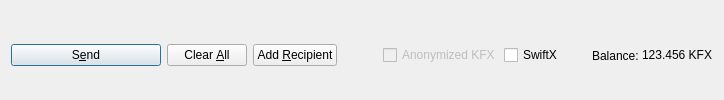
         <widget class="QFrame" name="frame_Send">
          <layout class="QHBoxLayout" name="horizontalLayout">
           <property name="bottomMargin">
            <number>0</number>
           </property>
           <item>
            <widget class="QPushButton" name="sendButton">
             <property name="minimumSize">
              <size>
               <width>150</width>
               <height>0</height>
              </size>
             </property>
             <property name="toolTip">
              <string>Confirm the send action</string>
             </property>
             <property name="text">
              <string>S&amp;end</string>
             </property>
             <property name="icon">
              <iconset resource="../kfx.qrc">
               <normaloff>:/icons/send</normaloff>:/icons/send</iconset>
             </property>
             <property name="autoDefault">
              <bool>false</bool>
             </property>
             <property name="default">
              <bool>true</bool>
             </property>
            </widget>
           </item>
           <item>
            <widget class="QPushButton" name="clearButton">
             <property name="sizePolicy">
              <sizepolicy hsizetype="Minimum" vsizetype="Fixed">
               <horstretch>0</horstretch>
               <verstretch>0</verstretch>
              </sizepolicy>
             </property>
             <property name="toolTip">
              <string>Clear all fields of the form.</string>
             </property>
             <property name="text">
              <string>Clear &amp;All</string>
             </property>
             <property name="icon">
              <iconset resource="../kfx.qrc">
               <normaloff>:/icons/remove</normaloff>:/icons/remove</iconset>
             </property>
             <property name="autoDefault">
              <bool>false</bool>
             </property>
            </widget>
           </item>
           <item>
            <widget class="QPushButton" name="addButton">
             <property name="toolTip">
              <string>Send to multiple recipients at once</string>
             </property>
             <property name="text">
              <string>Add &amp;Recipient</string>
             </property>
             <property name="icon">
              <iconset resource="../kfx.qrc">
               <normaloff>:/icons/add</normaloff>:/icons/add</iconset>
             </property>
             <property name="autoDefault">
              <bool>false</bool>
             </property>
            </widget>
           </item>
           <item>
            <spacer name="horizontalSpacer">
             <property name="orientation">
              <enum>Qt::Horizontal</enum>
             </property>
             <property name="sizeHint" stdset="0">
              <size>
               <width>40</width>
               <height>20</height>
              </size>
             </property>
            </spacer>
           </item>
           <item>
            <layout class="QHBoxLayout" name="horizontalLayout_2">
             <property name="spacing">
              <number>3</number>
             </property>
             <item>
              <widget class="QCheckBox" name="checkzKFX">
               <property name="enabled">
                <bool>false</bool>
               </property>
               <property name="text">
                <string>Anonymized KFX</string>
               </property>
              </widget>
             </item>
             <item>
              <widget class="QCheckBox" name="checkSwiftTX">
               <property name="enabled">
                <bool>true</bool>
               </property>
               <property name="minimumSize">
                <size>
                 <width>85</width>
                 <height>0</height>
                </size>
               </property>
               <property name="text">
                <string>SwiftX</string>
               </property>
              </widget>
             </item>
             <item>
              <widget class="QLabel" name="label">
               <property name="text">
                <string>Balance:</string>
               </property>
              </widget>
             </item>
             <item>
              <widget class="QLabel" name="labelBalance">
               <property name="sizePolicy">
                <sizepolicy hsizetype="Preferred" vsizetype="Fixed">
                 <horstretch>0</horstretch>
                 <verstretch>0</verstretch>
                </sizepolicy>
               </property>
               <property name="cursor">
                <cursorShape>IBeamCursor</cursorShape>
               </property>
               <property name="text">
                <string notr="true">123.456 KFX</string>
               </property>
               <property name="textInteractionFlags">
                <set>Qt::LinksAccessibleByMouse|Qt::TextSelectableByKeyboard|Qt::TextSelectableByMouse</set>
               </property>
              </widget>
             </item>
            </layout>
           </item>
          </layout>
         </widget>
